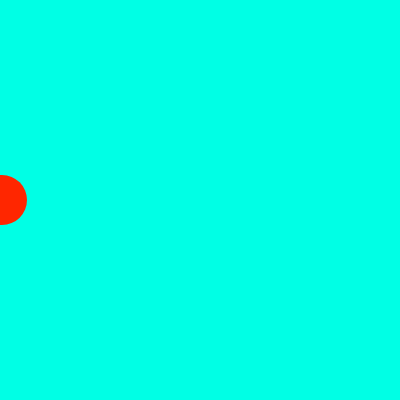
Frame 1 (no input)
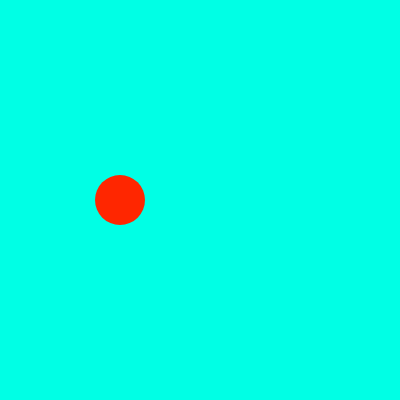
Frame 60 (no input)
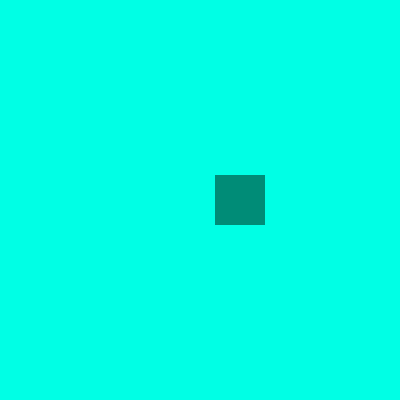
Frame 120 (the mouse pressed at the canvas centre since frame 60)

The p5.js sketch that drew these frames (run headless with seeded random() and noise() and a simulated clock; from frame 60 on, the mouse is pressed at the canvas centre):

// p5.js sketch
// ── sketch.js
let x = 0;       
let size = 50;   
let bgColor;     

function setup() {
  createCanvas(400, 400);
  bgColor = color(0, 255, 229);
  rectMode(CENTER);
}

function draw() {
  background(bgColor);

  x += 2;

  if (x > width + size / 2) {
    x = 0;
  }

  if (x < width / 2) {
    noStroke();
    fill(255, 38, 0);
    ellipse(x, height / 2, size);
  } else {
    noStroke();
    fill(0, 140, 119);
    rect(x, height / 2, size);
  }

  if (x < width / 2 && keyIsPressed) {
    noStroke();
    fill(255, 234, 0);
    ellipse(x, height / 2, size);
  }
    
  if (x >= width / 2 && keyIsPressed) {
    noStroke();
    fill(255, 234, 0);
    rect(x, height / 2, size);
  }
}

function keyPressed() {
  switch (key) {
    case "1":
      bgColor = color(102, 255, 232);
      break; 
    case "2":
      bgColor = color(255, 30, 0);
      break; 
    case "3":
      bgColor = color(255, 255, 0);
      break; 
    case "4":
      bgColor = color(0, 199, 196); 
  }
}
